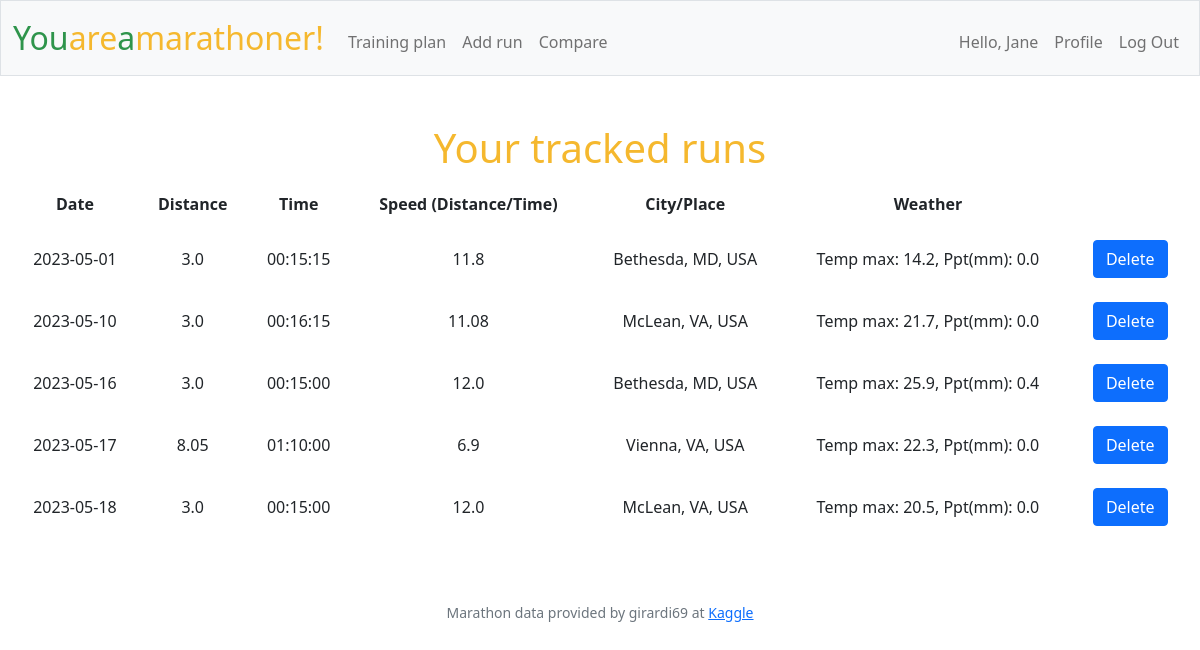
Page / (signed in) on the earlier database version.
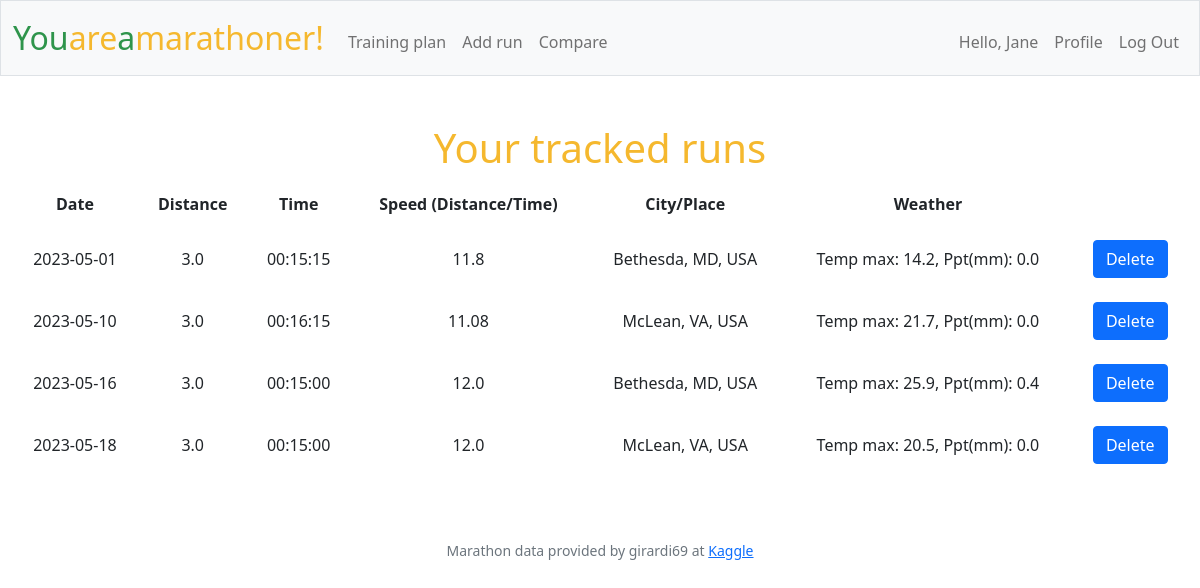
Same page on the later database version.
### tables this page shows
CREATE TABLE runs (
id INTEGER PRIMARY KEY AUTOINCREMENT NOT NULL,
    user_id INTEGER,
    rundate DATETIME NOT NULL DEFAULT CURRENT_TIMESTAMP,
    distance REAL NOT NULL,
    runtime TEXT NOT NULL,
    speed REAL NOT NULL,
    weather TEXT, city TEXT,
    FOREIGN KEY (user_id) REFERENCES users (id));

### app.py (the view)
@app.route("/", methods=["GET"])
@login_required
def index():
    runs = get_user_runs(session["user_id"], g.crs)
    today = date.today()
    flash_message = False
    if len(runs) != 0:
        flash_message = True
    return render_template("layout.html", flash_message = flash_message, runs = runs, futuredate = today)

### app.py (called while the page is built)
@app.before_request
def before_request():
    if "db" not in g:
        g.db = sqlite3.connect("marathoner.db", check_same_thread=False)
    if "crs" not in g:
        g.crs = g.db.cursor()

@app.after_request
def after_request(response):
    if g.db is not None:
        g.db.close()
    """Ensure responses aren't cached"""
    response.headers["Cache-Control"] = "no-cache, no-store, must-revalidate"
    response.headers["Expires"] = 0
    response.headers["Pragma"] = "no-cache"
    return response

### supportfunctions.py (called while the page is built)
def login_required(f):
    @wraps(f)
    def decorated_function(*args, **kwargs):
        if session.get("user_id") is None:
            return redirect("/login")
        return f(*args, **kwargs)
    return decorated_function

def convert_to_date(datestr):
    return datetime.strptime(datestr, "%Y-%m-%d").date()

### templates/layout.html (shortened to what this page needs)
<!DOCTYPE html>
<html lang="en">
    <head>
        <link href="https://cdn.jsdelivr.net/npm/bootstrap@5.1.3/dist/css/bootstrap.min.css"
 rel="stylesheet">
        <link href="/static/styles.css" rel="stylesheet">
    </head>
    <body>
        <nav class="bg-light border navbar navbar-expand-md navbar-light">
            <div class="container-fluid">
                <a class="navbar-brand" href="/"><span class="green">You</span><span class="yellow">are</span><span class="green">a</span><span class="yellow">marathoner!</span></a>
                <div class="collapse navbar-collapse" id="navbar">
                    {% if session["user_id"] %}
                    <ul class="navbar-nav me-auto mt-2">
                        <li class="nav-item"><a class="nav-link" href="/plan">Training plan</a></li>
                        <li class="nav-item"><a class="nav-link" href="/addrun">Add run</a></li>
                        <li class="nav-item"><a class="nav-link" href="/compare">Compare</a></li>
                    </ul>
                    <ul class="navbar-nav ms-auto mt-2">
                        <li class="nav-link">Hello, {{ session["username"] }}</li>
                        <li class="nav-item"><a class="nav-link" href="/profile">Profile</a></li>
                        <li class="nav-item"><a class="nav-link" href="/logout">Log Out</a></li>
                    </ul>
                    {% else %}
                    <ul class="navbar-nav ms-auto mt-2">
                        <li class="nav-item"><a class="nav-link" href="/register">Register</a></li>
                        <li class="nav-item"><a class="nav-link" href="/login">Log In</a></li>
                    </ul>
                    {% endif %}
                </div>
            </div>
        </nav>
        <main class="container-fluid py-5 text-center">
                {% block main %}
                {% if session["user_id"] %}
                    {% if flash_message == True %}
                        <h1>Your tracked runs</h1>
                        <table>
                            <thead>
                                <tr>
                                    <th>Date</th>
                                    <th>Distance</th>
                                    <th>Time</th>
                                    <th>Speed (Distance/Time)</th>
                                    <th>City/Place</th>
                                    <th>Weather</th>
                                </tr>
                            </thead>
                            <tbody>
                                {% for run in runs %}
                                <tr {% if run.date|convertdate > futuredate %} class="futuredate" {% endif %}>
                                    <td>{{ run.date }}</td>
                                    <td>{{ run.distance }}</td>
                                    <td>{{ run.time}}</td>
                                    <td>{{ run.speed }}</td>
                                    <td>{{ run.city }}</td>
                                    <td>{{ run.weather }}</td>
                                    <td><button type="button" onclick="deleteTableRow('{{ run.id }}')" class="btn btn-primary">Delete</button></td>
                                </tr>
                                {% endfor %}
                            </tbody>
                        </table>
                    {% else %}
                        <h1>Your tracked runs</h1>
                        <h2>No runs yet tracked, stay put!</h2>
                    {% endif %}
                {% else %}
                        <h1>Login or register to start running!</h1>
                {% endif %}
                {% endblock %}
        </main>
        <footer class="mb-5 small text-center text-muted">
            Marathon data provided by girardi69 at <a
                href="https://www.kaggle.com/datasets/girardi69/marathon-time-predictions" target="_blank" rel="noopener noreferrer">Kaggle</a>
        </footer>
    </body>
</html>

### static/styles.css (style rules this page uses)
nav .navbar-brand { font-size: xx-large; }
nav .navbar-brand .yellow, h1, h2 { color: #f5b82e; }
nav .navbar-brand .green { color: #2e944b; }
table { background-color: transparent; margin-bottom: 1rem; width: 100%; }
table th, table td { padding: 0.75rem; vertical-align: middle; }

Differences in the rows shown:
removed runs: date "2023-05-17", distance "8.05", time "01:10:00", speed "6.9", city "Vienna, VA, USA", weather "Temp max: 22.3, Ppt(mm): 0.0"
